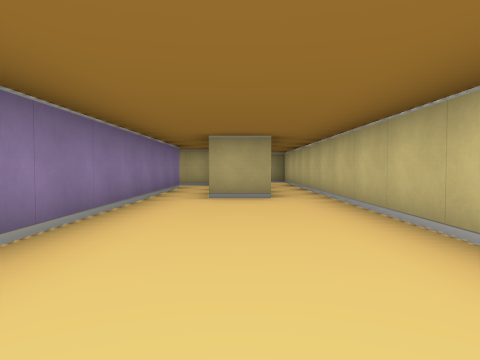
[1] (above)

19 first-person views from a walk through a cub3D level. The camera is about half as high as the walls, tilts 2° down and sees 70° across. The floor is counted in squares. Each view is taken from the middle of a square. On the plan, view 1 faces up. The plan holds only what a view shows up to about 9 squares ahead; the rest is blank. The place goes on beyond the plan.

[2]
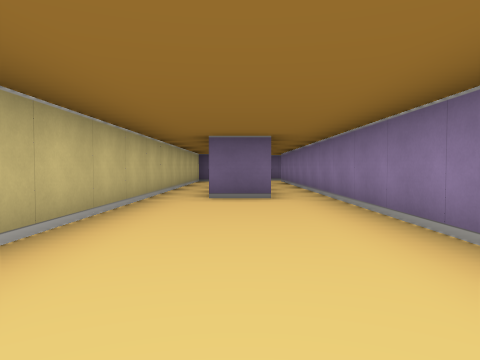

[3]
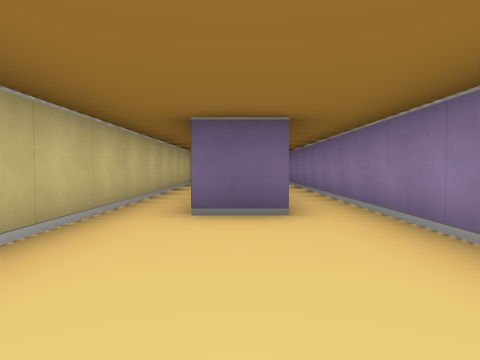

[4]
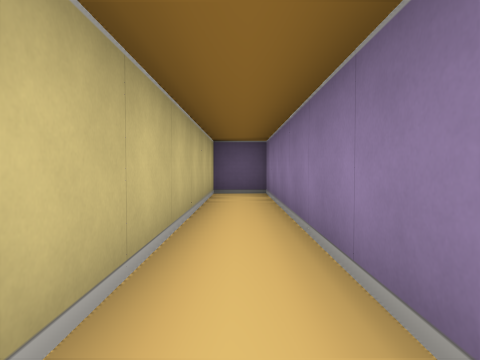

[5]
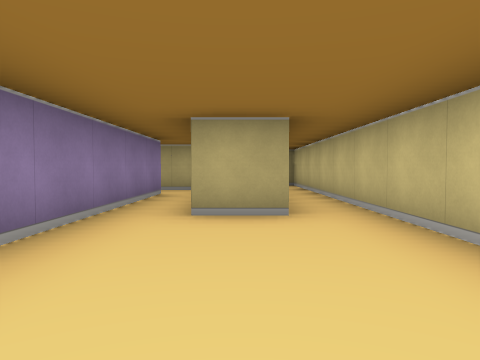

[6]
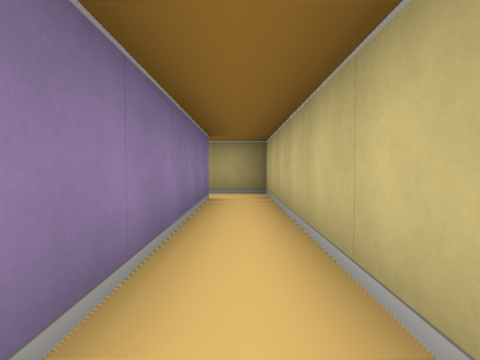

[7]
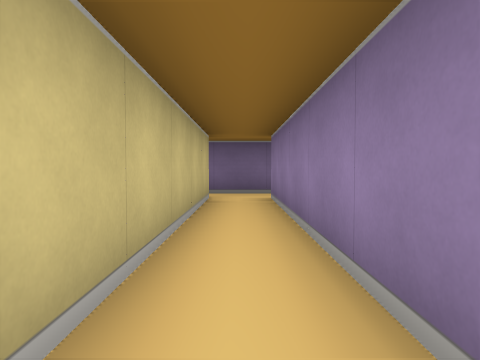

[8]
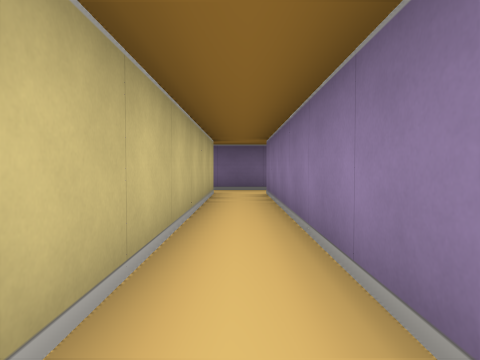

[9]
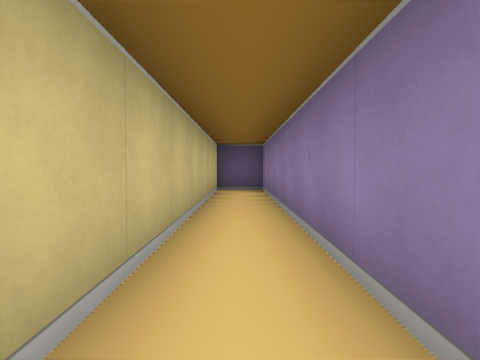

[10]
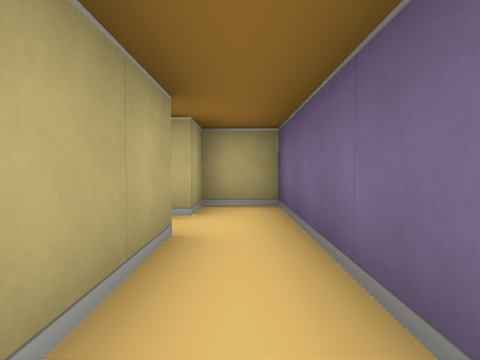

[11]
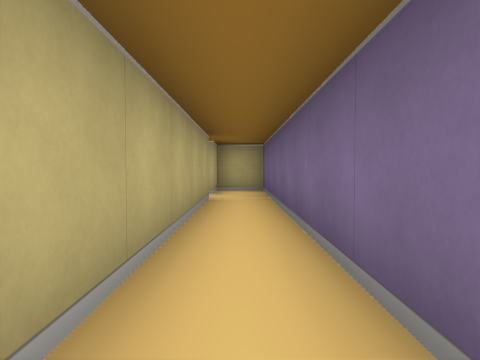

[12]
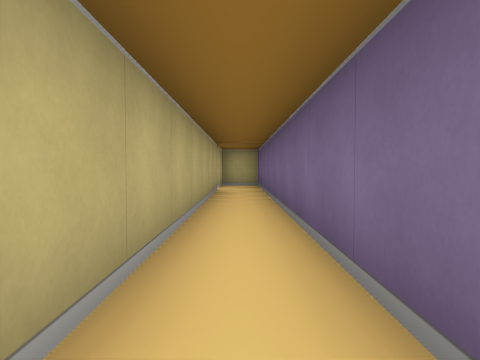

[13]
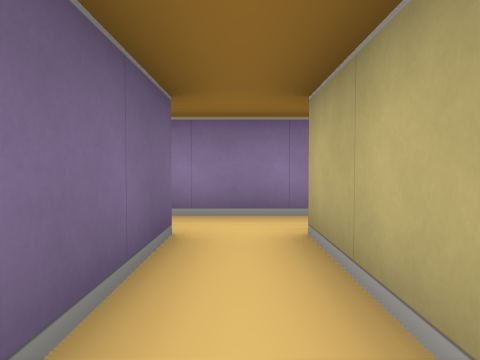

[14]
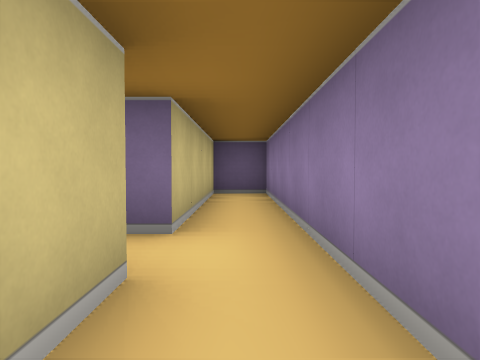

[15]
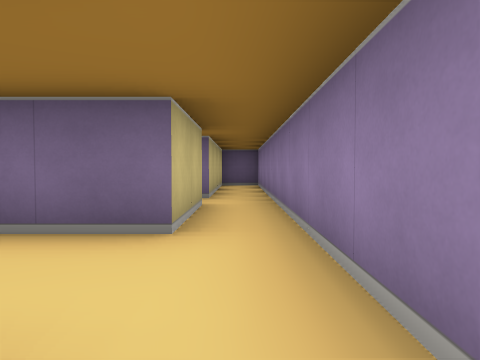

[16]
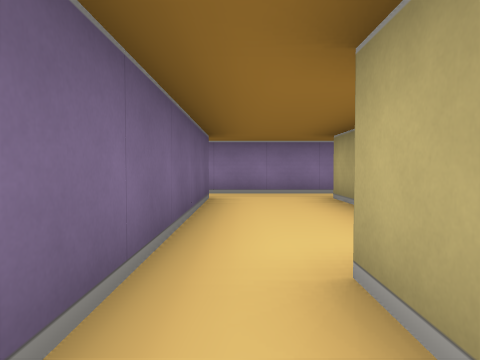

[17]
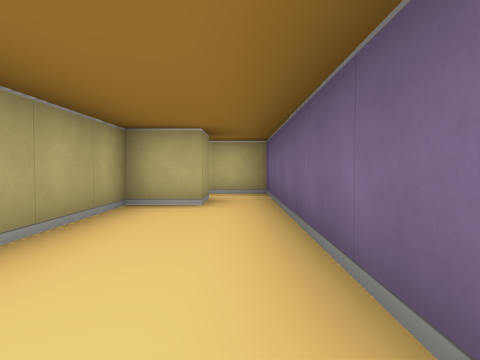

[18]
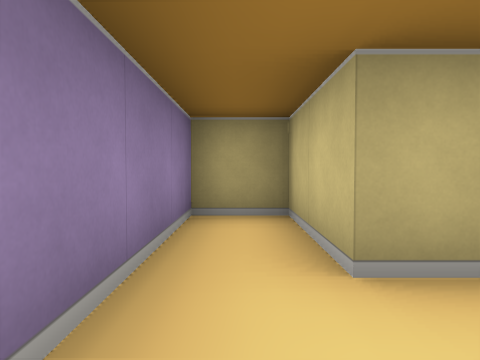

[19]
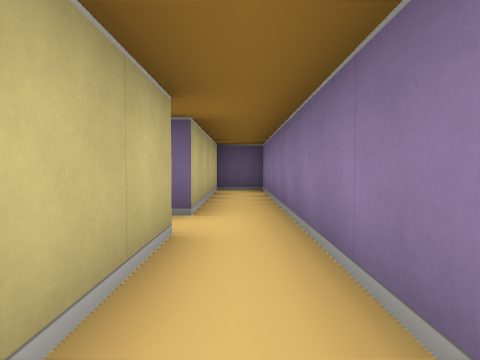

### Floor plan
Ten units are one square. View 1 is at (0, 0); x grows to the right and y downward. Boxes are objects, and circles mark ways between rooms. Rooms are numbered by the first view taken in them; rooms with no view inside come last. Other rooms are left out.
<svg viewBox="-100 -120 120 250">
<path fill="none" stroke="#000" d="M-6 5 5 5 5 75 15 75 15 -115 4 -115M-15 -85 -15 75M-10 -95 -18 -95M5 -105 5 -55 -5 -55M-5 75 -5 16M-85 85 5 85 5 75M-15 75 -85 75M-95 75 -95 125 -85 125 -85 85M-85 75 -85 55 -45 55M-45 45 -45 35 -85 35 -85 15 -95 15 -95 75M-35 45 -45 45M-45 55 -25 55 -25 44"/>
<circle cx="-10" cy="70" r="3" fill="#2a7"/>
<circle cx="-80" cy="80" r="3" fill="#2a7"/>
<circle cx="-90" cy="65" r="3" fill="#2a7"/>
<circle cx="-40" cy="50" r="3" fill="#2a7"/>
<text x="0" y="-20">1</text>
<text x="-50" y="80">2</text>
<text x="-90" y="100">3</text>
<text x="-80" y="40">4</text>
<text x="-30" y="-10">5</text>
</svg>
Room 1 opens to room 2. Room 2 opens to room 3. Room 3 opens to room 4. Room 4 opens to room 5.

Where each view was taken, in squares from view 1:
view 1: 0 up, 0 right, facing up
view 2: 5 up, 0 right, facing down
view 3: 3 up, 0 right, facing down
view 4: 1 down, 1 right, facing down
view 5: 2 up, 0 right, facing up
view 6: 5 up, 1 right, facing up
view 7: 2 down, 1 left, facing down
view 8: 1 down, 1 left, facing down
view 9: 0 up, 1 right, facing down
view 10: 8 down, 4 left, facing right
view 11: 8 down, 7 left, facing right
view 12: 8 down, 9 left, facing right
view 13: 8 down, 6 left, facing left
view 14: 6 down, 9 left, facing down
view 15: 3 down, 9 left, facing down
view 16: 5 down, 3 left, facing left
view 17: 5 down, 9 left, facing right
view 18: 5 down, 9 left, facing up
view 19: 5 down, 9 left, facing down
